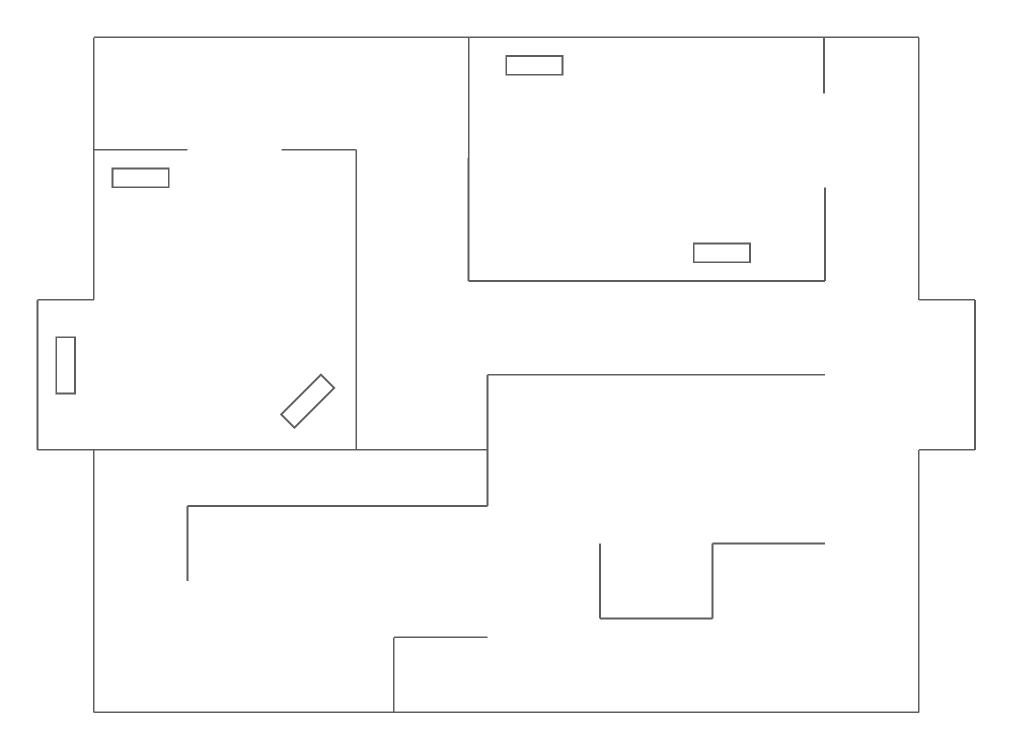
#> input picture navigation/MapaRobotica.pgm, 2025 x 1500 px (shown at 1/2 size); its folder holds 5 pictures in this run
$ python path_planning.py
#> lines starting #> are read from the running program, lines starting #| are printed output that depends on the picture
### navigation/path_to_inst.py
import numpy as np

""" CONSTANTES DE PRUEBA """
NUM_QUIETOS = 15 # Número de veces que se repite QUIETO entre instrucciones
FACTOR_TRIGGERR = 3.5 # Factor por el que se divide el número de veces que se repite TriggerR entre instrucciones
NUM_GIROS_90G = 20 # Número de veces que se repite una instruccion de giro para girar 90 grados

def get_coordinates(coords_path):
    with open(coords_path, "r") as f:
        f.readline() # Skip the first line
        data = []
        for line in f:
            data.append(line.strip().split(","))

    return np.array(data, dtype=np.uint8)

def get_instructions(data):
    """
    TriggerR: Ir Adelante
    TriggerL: Ir Atras
    Derecha: Girar Derecha
    Izquierda: Girar Izquierda
    """
    instructions = ["TriggerR"]

    y1, x1 = data[0]
    y2, x2 = data[1]

    if x2 == x1 and y2 > y1:
        state = "y"
    elif x2 == x1 and y2 < y1:
        state = "-y"
    elif x2 > x1 and y2 == y1:
        state = "x"
    elif x2 < x1 and y2 == y1:
        state = "-x"

    for i in range(2, data.shape[0] - 1):
        y1, x1 = data[i]
        y2, x2 = data[i + 1]

        if state == "y":
            if x2 < x1:
                v = "Derecha"
                state = "-x"
            elif x2 > x1:
                v = "Izquierda"
                state = "x"
            else:
                v = "TriggerR"
        elif state == "-y":
            if x2 < x1:
                v = "Izquierda"
                state = "-x"
            elif x2 > x1:
                v = "Derecha"
                state = "x"
            else:
                v = "TriggerR"
        elif state == "x":
            if y2 < y1:
                v = "Izquierda"
                state = "-y"
            elif y2 > y1:
                v = "Derecha"
                state = "y"
            else:
                v = "TriggerR"
        elif state == "-x":
            if y2 < y1:
                v = "Derecha"
                state = "-y"
            elif y2 > y1:
                v = "Izquierda"
                state = "y"
            else:
                v = "TriggerR"

        # Si el último movimiento guardado no es TriggerR y el movimiento a guardar tampoco, entonces se elimina el último movimiento guardado y se guarda el nuevo movimiento
        if instructions[-1] != "TriggerR" and v != "TriggerR":
            instructions.pop()
            instructions.append(v)
        else:
            instructions.append(v)

    return instructions

def save_instructions(instructions, instructions_path):
    with open(instructions_path, "w") as f:
        count = 0
        for instruction in instructions:
            if instruction == "TriggerR":
                count += 1
            else:
                f.write(("QUIETO\n")*NUM_QUIETOS)
                f.write(("TriggerR\n")*(int(count//(FACTOR_TRIGGERR))))
                f.write(("QUIETO\n")*NUM_QUIETOS)
                count = 0
                if instruction == "Derecha":
                    instruction = "Izquierda"
                elif instruction == "Izquierda":
                    instruction = "Derecha"
                f.write((instruction + "\n")*1)

        f.write(("QUIETO\n")*NUM_QUIETOS)
        f.write(("TriggerR\n")*(int(count//(FACTOR_TRIGGERR))))
        f.write(("QUIETO\n")*NUM_QUIETOS)

def to_instructions(coords_path, instructions_path):
    print(coords_path, instructions_path)
    data = get_coordinates(coords_path)
    instructions = get_instructions(data)
    save_instructions(instructions, instructions_path)

# [2 lines that do not run on import are left out]

### navigation/path_planning.py
import heapq
import numpy as np
from PIL import Image
import matplotlib.pyplot as plt

import time
from functools import wraps
from path_to_inst import to_instructions

def timer(func):
    @wraps(func)
    def wrapper(*args, **kwargs):
        print(f"Executing function '{func.__name__}'...")
        start_time = time.time()
        result = func(*args, **kwargs)
        end_time = time.time()
        execution_time = end_time - start_time
        print(f"Function '{func.__name__}' executed in {execution_time:.6f} seconds.")
        return result
    return wrapper

@timer
def widen_grid(grid, N, wide_factor = 1):
    expanded_grid = np.copy(grid)

    for i in range(grid.shape[0]):
        for j in range(grid.shape[1]):
            if grid[i, j] < 255:
                for dx in range(-N, N + 1):
                    for dy in range(-N, N + 1):
                        nx, ny = i + dx, j + dy
                        if (
                            0 <= nx < grid.shape[0]
                            and 0 <= ny < grid.shape[1]
                            and expanded_grid[nx, ny] == 255
                        ):
                            expanded_grid[nx, ny] = grid[i, j] + wide_factor

    return expanded_grid

@timer
def astar(grid, start, goal, heuristic):
    # Initialize open and closed lists
    open_list = []
    closed_set = set()

    # Create dictionaries to store cost and parent information
    g_cost = {start: 0}
    f_cost = {start: heuristic(start, goal)}
    parent = {}

    heapq.heappush(open_list, (f_cost[start], start))

    while open_list:
        # Get the node with the lowest f_cost
        current = heapq.heappop(open_list)[1]

        if current == goal:
            # Reached the goal, reconstruct the path
            path = []
            while current in parent:
                path.append(current)
                current = parent[current]
            path.append(start)
            path.reverse()
            return path

        closed_set.add(current)

        # Explore neighbors
        for neighbor in get_neighbors(grid, current):
            if neighbor in closed_set:
                continue

            g = g_cost[current] + 1

            if neighbor not in g_cost or g < g_cost[neighbor]:
                parent[neighbor] = current
                g_cost[neighbor] = g
                f_cost[neighbor] = g + heuristic(neighbor, goal)
                heapq.heappush(open_list, (f_cost[neighbor], neighbor))

    return None

# Define the heuristic (Manhattan distance)
def heuristic(a, b):
    return abs(a[0] - b[0]) + abs(a[1] - b[1])

# Get valid neighbors for a given position
def get_neighbors(grid, position):
    x, y = position
    neighbors = []
    for dx, dy in [(-1, 0), (0, -1), (1, 0), (0, 1)]:
        nx, ny = x + dx, y + dy
        if (
            0 <= nx < grid.shape[0]
            and 0 <= ny < grid.shape[1]
            and grid[nx, ny] == 255
        ):
            neighbors.append((nx, ny))
    return neighbors

# Define the path-planning algorithm
def path_planning(grid, start, goal, wide_grid=None, go_just_closest=False):
    # Perform path planning with widened grid
    if wide_grid is None:
        widened_grid = grid
    else:
        widened_grid = wide_grid
    closest_goal = find_closest_goal(widened_grid, goal)
    path_to_closest_goal = astar(widened_grid, start, closest_goal, heuristic)

    plt.plot(start[1], start[0], "bo", markersize=8, label="Start")
    plt.plot(goal[1], goal[0], "go", markersize=8, label="Goal")
    plt.plot(closest_goal[1], closest_goal[0], "yo", markersize=8, label="C. Goal")

    if path_to_closest_goal is None:
        return None

    if go_just_closest:
        return path_to_closest_goal
    else:
        # Calculate the point closest to the goal in the widened grid
        closest_point = path_to_closest_goal[-1]

        # Perform path planning from the closest point to the actual goal
        path_to_goal = astar(grid, closest_point, goal, heuristic)

        if path_to_goal is None:
            return None

        # Combine the two paths
        combined_path = path_to_closest_goal[:-1] + path_to_goal

        return combined_path

def find_closest_goal(grid, goal):
    # Get all neighbors for a given position, including obstacles
    def get_all_neighbors(grid, position):
        x, y = position
        neighbors = []
        for dx in [-1, 0, 1]:
            for dy in [-1, 0, 1]:
                nx, ny = x + dx, y + dy
                if (
                    nx >= 0
                    and ny >= 0
                    and nx < grid.shape[0]
                    and ny < grid.shape[1]
                ):
                    neighbors.append((nx, ny))
        return neighbors

    # Check if the goal itself is a non-obstacle point
    if grid[goal] == 255:
        return goal

    # Initialize variables
    queue = [goal]
    visited = set([goal])
    obstacle_count = 0

    while queue:
        current = queue.pop(0)

        # Check if the current point is a non-obstacle point
        if grid[current] == 255:
            return current

        # Count the number of obstacle neighbors
        neighbors = get_all_neighbors(grid, current)
        for neighbor in neighbors:
            if neighbor not in visited:
                queue.append(neighbor)
                visited.add(neighbor)
                if grid[neighbor] == 0:
                    obstacle_count += 1

    # Check if all points in the grid are obstacles
    if obstacle_count == len(grid):
        return None

    return None

# Load the PGM image and convert it to a grid
def load_pgm_image(filename, filename_wide = None):
#> called with filename = 'MapaRobotica.pgm', filename_wide = 'wide_grid_75px.pgm'
    image = Image.open(filename).convert("L")
#> image is the input picture: PIL image 2025x1500 L; min 94, max 255, mean 252.5
    grid = np.array(image)
    if filename_wide:
        image_wide = Image.open(filename_wide).convert("L")
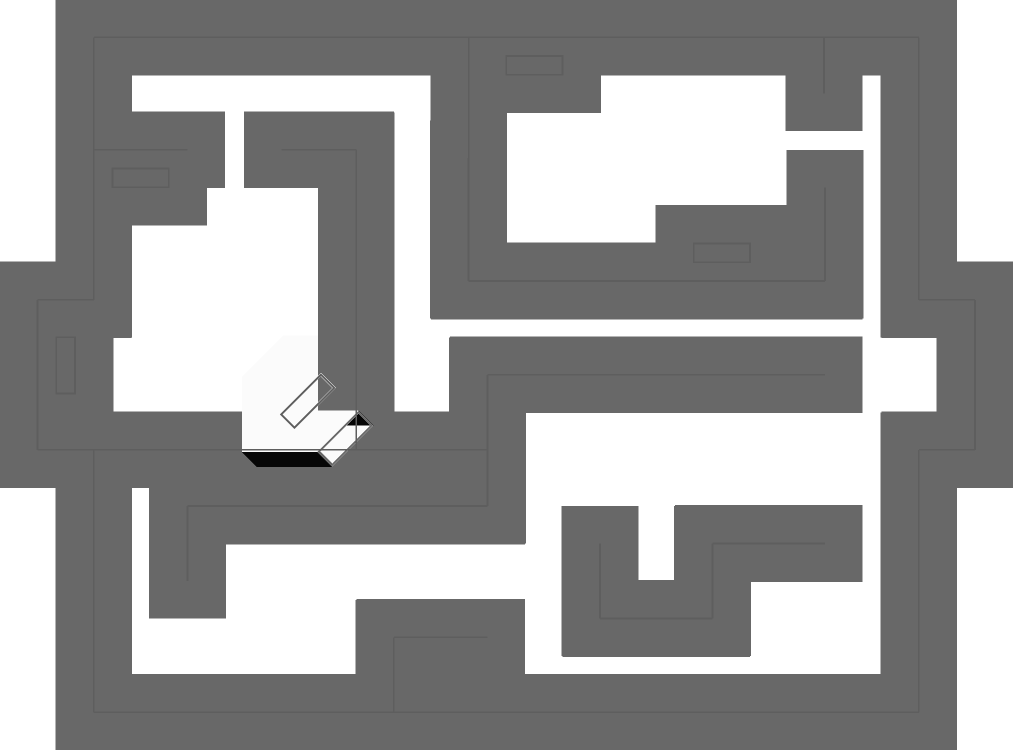
#> input picture navigation/wide_grid_75px.pgm, 2025 x 1500 px (shown at 1/2 size)
#> image_wide is the input picture: PIL image 2025x1500 L; min 6, max 255, mean 158.4
        wide_grid = np.array(image_wide)
    else:
        px_ensanchamiento = 70
        wide_grid = widen_grid(grid, px_ensanchamiento, 10)
        wide_grid_image = Image.fromarray(wide_grid)
        wide_grid_image.save(f"wide_grid_{px_ensanchamiento}px.pgm")
    return grid, wide_grid


def get_path(start_positionyx, goal_positionyx, showplot=False, go_just_closest=True):
    # [14 lines of commented-out code are left out]
    grid, wide_grid = load_pgm_image("MapaRobotica.pgm", "wide_grid_75px.pgm")

    # Plot the grid and path
    plt.figure(figsize=(8, 8))

    # Plot the grid (flipped vertically)
    plt.imshow(grid, cmap="gray", origin="upper")

    # Call the path planning function
    path = path_planning(grid, start_positionyx, goal_positionyx, wide_grid, go_just_closest)
#> after the loop in find_closest_goal, `while queue:`: obstacle_count = 0; queue = 23 items, first 6: (1037, 298), (1037, 299), (1038, 297), (1039, 297), (1037, 300), (1037, 301); visited = 49 items
#> in path_planning, `closest_goal = find_closest_goal(widened_grid, goal)`: closest_goal = (1037, 297)
#> in path_planning, `path_to_closest_goal = astar(widened_grid, start, closest_goal, heuris..`: path_to_closest_goal = 1846 pairs, first value 945 to 1237, second value 297 to 1650
#> path has the same summary as path_to_closest_goal in path_planning
    # NOTA: go_just_closest=True para ir solo al punto más cercano al objetivo y no al objetivo directamente, por si el robot es muy grande y no cabe por el camino al objetivo

    plt.legend()
    plt.title("Path Planning")
    plt.axis("off")

    # Plot the path
    if path:
        path = np.array(path)
        plt.plot(path[:, 1], path[:, 0], color="red", linewidth=2)

        # Guardar la ruta en un archivo 'path.txt'
        #path_save = path[::-1] # Invertir el orden de los puntos para que coincida con el orden de las coordenadas del mapa
        np.savetxt('path.txt', path, fmt='%d', delimiter=',', header='y,x', comments='')
        print(f"Path saved to 'path.txt'")

        # Guardar el plot en un archivo 'path.png'
        plt.savefig('path.png')
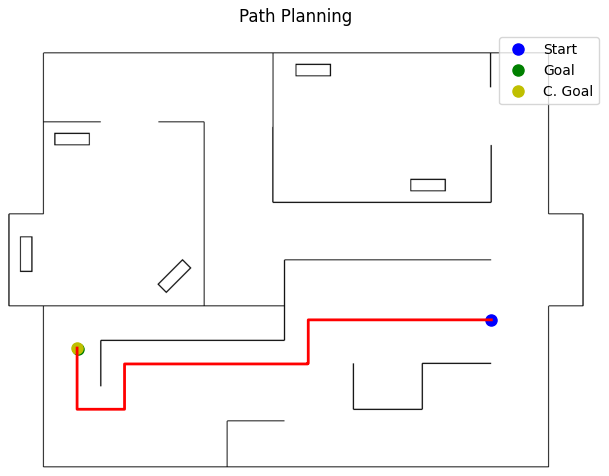
#> figure drawn by matplotlib, 1 panel
        print(f"Plot saved to 'path.png'")

        to_instructions("path.txt", "instructions.txt")

    if showplot:
        plt.show()

if __name__ == "__main__":
    get_path((945, 1650), (1040, 300), showplot=True, go_just_closest=True)
